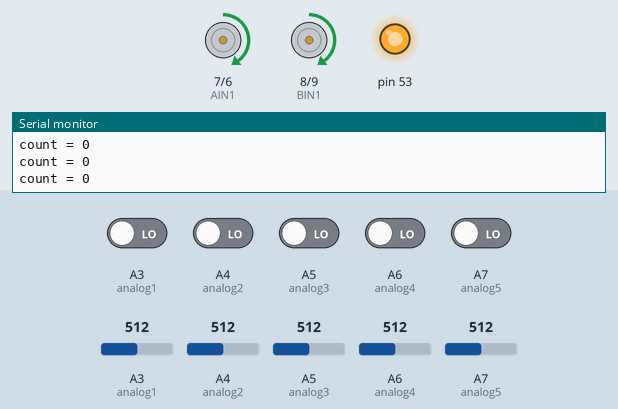
Simulated run of this sketch. Board: Arduino Mega 2560, built with avr-gcc and run on an emulated ATmega2560. Shown: motor-driver pin pairs drawn as motors (green arrow = first pin HIGH = forward, orange = second pin HIGH = backward, longer = more drive, scaled by the enable pin), output pins drawn as LEDs (lit = HIGH), the last lines printed to the serial monitor. Inputs (shaded band) come from the test bench; at power-on: A3 (analog1), A4 (analog2), A5 (analog3), A6 (analog4), A7 (analog5) LOW, A3 (analog1) = 512, A4 (analog2) = 512, A5 (analog3) = 512, A6 (analog4) = 512, A7 (analog5) = 512.

Above: at 10.2 s.
10.3 s: A3 (analog1) set to 30
At 11.5 s:
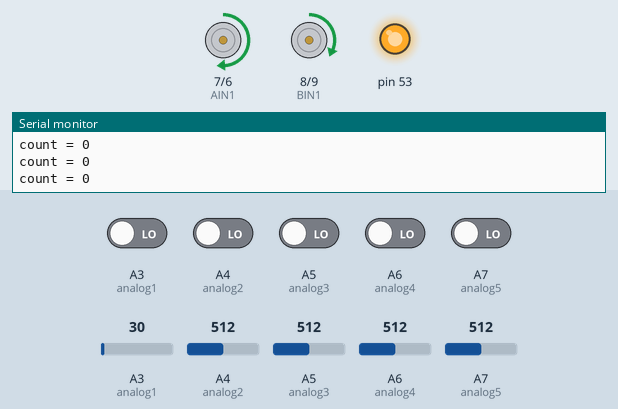
11.8 s: A4 (analog2) set to 490
At 13.2 s:
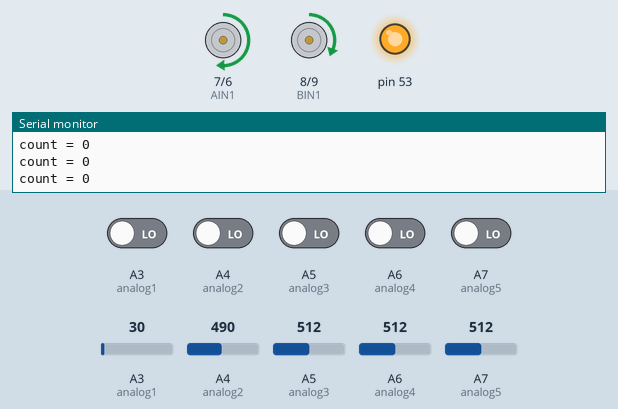
16.3 s: A5 (analog3) set to 490
At 17.5 s:
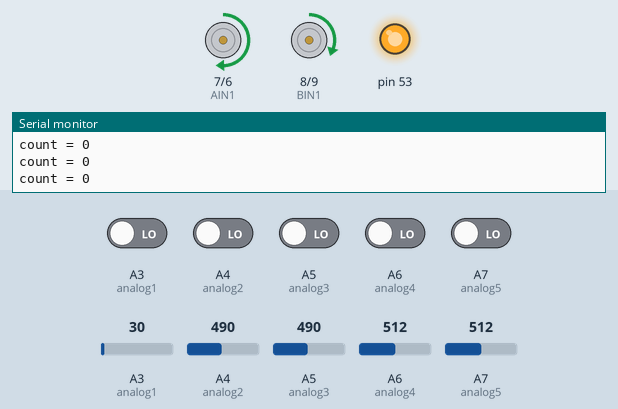
17.8 s: A6 (analog4) set to 716
At 18.5 s:
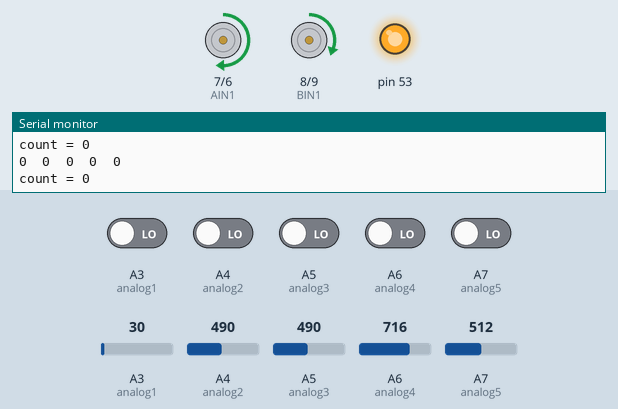
Timing chart, 0 to 20.3 s (numbered marks = the images above; inputs shaded):
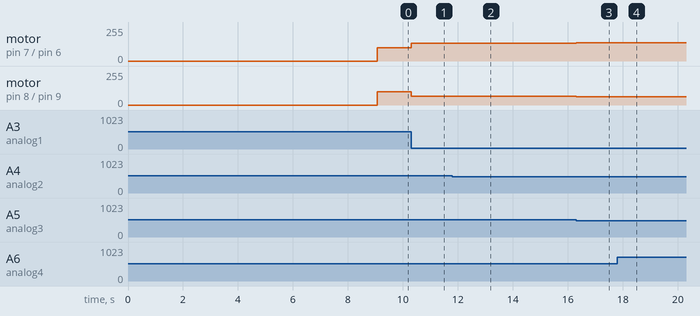

Measured:
- after the input at 10.3 s, motor on pin 7 (AIN1) / pin 6 (AIN2): forward 100/255 → forward 134/255 at once; motor on pin 8 (BIN1) / pin 9 (BIN2): forward 100/255 → forward 65/255 at once
- after the input at 11.8 s, motor on pin 7 (AIN1) / pin 6 (AIN2): forward 134/255 → forward 135/255 at once; motor on pin 8 (BIN1) / pin 9 (BIN2): forward 65/255 → forward 64/255 at once
- after the input at 16.3 s, motor on pin 7 (AIN1) / pin 6 (AIN2): forward 135/255 → forward 136/255 at once; motor on pin 8 (BIN1) / pin 9 (BIN2): forward 64/255 → forward 63/255 at once
- after the input at 17.8 s, motor on pin 7 (AIN1) / pin 6 (AIN2): forward 136/255 → forward 137/255 at once; motor on pin 8 (BIN1) / pin 9 (BIN2): forward 63/255 → forward 62/255 at once

The sketch:

mar30_integrated_PIDtracking_turningAtNode.ino
```cpp
#include <SPI.h>
#include <MFRC522.h>
#define CUSTOM_NAME "HM10-10"

#define analog1  A3
#define analog2  A4
#define analog3  A5
#define analog4  A6
#define analog5  A7

const int PWMA = 10;   // Speed Motor A
const int AIN1 = 7;    // Direction A1
const int AIN2 = 6;    // Direction A2
const int BIN1 = 8;    // Direction B1
const int BIN2 = 9;   // Direction B2
const int PWMB = 11;    // Speed Motor B (Check if wired to Pin 5 or 4)

// PID Constants - You will tune these!
double Kp = 50.0;
double Kd = 0.0;
double Ki = 0.0;
int Tp = 100; // Base speed

// Memory for PID
double lastError = 0;
double sumError = 0;

// Weights for the sensors (w2 and w3 from your slide)
double w2 = 1.0;
double w3 = 3.0;

// RFID MFRC522 (Mega Hardware SPI)
const int RST_PIN = 3;
const int SS_PIN  = 2;
MFRC522 mfrc522(SS_PIN, RST_PIN);


long baudRates[] = {9600, 19200, 38400, 57600, 115200, 4800, 2400, 1200, 230400};
bool moduleReady = false;

int tMillis;
unsigned long pMillis = 0, t1Millis = 0, t2Millis = 0;

int t[] = {4, 3, 4, 3, 4, 3, 5};
int tp = 0;
int time = 0;
int motorSpeed = 150; // Default speed (0-255)
int thres[6] = { 0, 500, 555, 686, 400, 583 };
int Cal = -350;
int isTurning = 0;

void setup() {

  for(int i=1; i<6; i++) thres[i] += Cal;

  Serial.begin(115200);
  Serial3.begin(9600);  // HM-10 Bluetooth (Pins 14, 15)

  pinMode(PWMA, OUTPUT); pinMode(AIN1, OUTPUT); pinMode(AIN2, OUTPUT);               //Motor
  pinMode(PWMB, OUTPUT); pinMode(BIN1, OUTPUT); pinMode(BIN2, OUTPUT);
  pinMode(analog1, INPUT);pinMode(analog2, INPUT);pinMode(analog3, INPUT);pinMode(analog4, INPUT);pinMode(analog5, INPUT);

  SPI.begin();
  mfrc522.PCD_Init();

  while (!Serial);
  Serial.println("Initializing HM-10...");

  // 1. Automatic Baud Rate Detection
  for (int i = 0; i < 9; i++) {
    Serial.print("Testing baud rate: ");
    Serial.println(baudRates[i]);
    Serial3.begin(baudRates[i]);
    Serial3.setTimeout(100);
    delay(100);

    // 2. Force Disconnection, Sending "AT" while connected forces the module to disconnect [2].
    Serial3.print("AT");

    if (waitForResponse("OK", 800)) {
      Serial.println("HM-10 detected and ready.");
      moduleReady = true;
      break;
    } else {
      Serial3.end();
      delay(100);
    }
  }

  if (!moduleReady) {
    Serial.println("Failed to detect HM-10. Check 3.3V VCC and wiring.");
    return;
  }

  // 3. Restore Factory Defaults
  Serial.println("Restoring factory defaults...");
  sendATCommand("AT+RENEW"); // Restores all setup values
  delay(300);

  // 4. Set Custom Name via Macro
  Serial.print("Setting name to: ");
  Serial.println(CUSTOM_NAME);
  String nameCmd = "AT+NAME" + String(CUSTOM_NAME);
  sendATCommand(nameCmd.c_str()); // Max length is 12

  sendATCommand("AT+NOTI1");
  sendATCommand("AT+ADDR?");
  sendATCommand("AT+RESET");
  Serial.println("Initialization Complete.");
}


void loop() {

  if (Serial3.available()) {
    Serial.println(Serial3.readString());
  }

  // 2. PC to Module: Read user input and truncate line endings
  if (Serial.available()) {
    static String inputBuffer = "";

    while (Serial.available()) {
      char c = Serial.read();

      if (c == '\r' || c == '\n') {    // Check if the character is a line ending
        if (inputBuffer.length() > 0) {
          Serial3.print(inputBuffer);
          // Debug: Show what was actually sent
          Serial.print("\n[Sent to HM-10: ");
          Serial.print(inputBuffer);
          Serial.println("]");

          inputBuffer = ""; // Clear buffer for next command
        }
      } else {
        inputBuffer += c; // Add character to buffer
      }
    }
  }

  int val[10];
  int d_val[10];
  // val[1] = analogRead( analog1 ), val[2] = analogRead( analog2 ), val[3] = analogRead( analog3 ), val[4] = analogRead( analog4 ), val[5] = analogRead( analog5 );
  val[1] = digitalRead(analog1);
  val[2] = digitalRead(analog2);
  val[3] = digitalRead(analog3);
  val[4] = digitalRead(analog4);
  val[5] = digitalRead(analog5);
  // for(int i=1; i<=5; i++){
  //   if( time % 1000 != 0) break;
  //   Serial.print(val[i]); Serial.print("  "); if(i==5) Serial.print("\n");
  // }

  // 3. RFID Scanning
  if (mfrc522.PICC_IsNewCardPresent() && mfrc522.PICC_ReadCardSerial()) {
    Serial.print("Card UID:");
    for (byte i = 0; i < mfrc522.uid.size; i++) {
      Serial.print(mfrc522.uid.uidByte[i] < 0x10 ? " 0" : " ");
      Serial.print(mfrc522.uid.uidByte[i], HEX);
    }
    Serial.println();
    mfrc522.PICC_HaltA(); // Stop reading
  }

  // int count = 0;
  // for(int i=1; i<6; i++) {
  //   if( val[i] > thres[i]  ) {
  //     val[i] = 80;    //accelerate at black
  //     count++;
  //   }
  // }
  // Serial.println(count);

  // // On the line: isTurning = 0
  // // Reaches node: isTurning = 1
  // // Sensor senses all white and starts spinning: isTurning = 2
  // // Sensor senses a line, triggering the 90 degree turn: isTurning = 3

  // if (count == 5) {
  //   isTurning = 1;
  //   delay(10);
  // }
  // if (isTurning == 1){
  //   if(count == 0) isTurning = 2;
  //   // else if(count <= 3 && (val[2] == 80 || val[3] == 80 || val[4] == 80)) isTurning = 3;
  // }

  // int l = val[1] + val[2] + 100;
  // int r = val[5] + val[4] + 100;
  // while( l > 255 || r > 255){ l *= 0.9; r *= 0.9; }

  // if(isTurning == 2 && count <= 3 && (val[2] == 80 || val[3] == 80 || val[4] == 80)) isTurning = 0;
  // // else if(isTurning == 3 && count <= 3 && (val[1] == 80 && val[5] != 80)){
  // //   isTurning = 0;
  // //   delay(10);
  // // }
  // else if(isTurning == 2 || isTurning == 3) turnRight(60, 60);
  // else Tracking();

  if(  millis() - pMillis > 500 ){
    for(int i=1; i<=5; i++){
      Serial.print(val[i]); Serial.print("  "); if(i==5) Serial.print("\n");
    }
    pMillis = millis();
  }

  int count = 0;
  for(int i=1; i<6; i++) {
    if( val[i] == HIGH  ) {
      val[i] = 30;    //accelerate at black
      count++;
    }
    else val[i] = 0;
  }
  Serial.print("count = ");Serial.println(count);

  // --- 2. NODE DETECTION ---
  if (count == 5 && isTurning == 0) {
    // Inch forward so the wheels are centered on the square
    MotorWriting(Tp, Tp);
    delay(150);
    isTurning = 1;
    t1Millis = millis();
  }

  // Stage 1: Decision Phase
  // if (isTurning == 1) {
  //   // Wait for the sensors to clear the node or time out
  //   if (count == 0 || (millis() - tMillis > 200)) {
  //     isTurning = 2;
  //   }
  // }

    if (isTurning == 1 && count <= 1 && millis() - t1Millis > 1200  ) {
      isTurning = 2;
      t2Millis = millis();
    }

  // --- 3. NAVIGATION EXECUTION ---
  if (isTurning == 2) {
    // Search for the line
    if (count <= 3 && (val[2] > 0 || val[3] > 0 || val[4] > 0 ) && millis() - t2Millis > 500) {
      isTurning = 0;
      tp++; // Move to the next instruction for the next node
      // stopMotors();
      // delay(100);
    }
    else {
      // Execute instruction from our list
      if (t[tp] == 2) turnLeft(60, 60);       // Turn Left
      else if (t[tp] == 4) turnRight(70, 70); // Turn Right
      else if (t[tp] == 3) turnRight(80, 80); // U-Turn (Spin faster)
    }
  }
  else {
    // Standard PID Line Following
    Tracking();
  }

  time++;

}


void moveForward( int lSpeed, int rSpeed ) {
  digitalWrite(AIN1, HIGH); digitalWrite(AIN2, LOW);
  digitalWrite(BIN1, HIGH); digitalWrite(BIN2, LOW);
  analogWrite(PWMA, lSpeed ); analogWrite(PWMB, rSpeed );
}

void moveBackward( int lSpeed , int rSpeed ) {
  digitalWrite(AIN1, LOW);  digitalWrite(AIN2, HIGH);
  digitalWrite(BIN1, LOW);  digitalWrite(BIN2, HIGH);
  analogWrite(PWMA, lSpeed ); analogWrite(PWMB, rSpeed );
}

void turnLeft( int lSpeed , int rSpeed ) {
  digitalWrite(AIN1, LOW);  digitalWrite(AIN2, HIGH);
  digitalWrite(BIN1, HIGH); digitalWrite(BIN2, LOW);
  analogWrite(PWMA, lSpeed ); analogWrite(PWMB, rSpeed );
}

void turnRight( int lSpeed , int rSpeed ) {
  digitalWrite(AIN1, HIGH); digitalWrite(AIN2, LOW);
  digitalWrite(BIN1, LOW);  digitalWrite(BIN2, HIGH);
  analogWrite(PWMA, lSpeed ); analogWrite(PWMB, rSpeed );
}

void stopMotors() {
  digitalWrite(AIN1, LOW); digitalWrite(AIN2, LOW);
  digitalWrite(BIN1, LOW); digitalWrite(BIN2, LOW);
  analogWrite(PWMA, 0);    analogWrite(PWMB, 0);
}


void sendATCommand(const char* command) {
  Serial3.print(command);
  waitForResponse("", 1000);
}


bool waitForResponse(const char* expected, unsigned long timeout) {
  unsigned long start = millis();
  Serial3.setTimeout(timeout);
  String response = Serial3.readString();
  if (response.length() > 0) {
    Serial.print("HM10 Response: ");
    Serial.println(response);
  }
  return (response.indexOf(expected) != -1);
}

void MotorWriting(double vL, double vR) {
  if (vR >= 0) {
    digitalWrite(BIN1, HIGH); // Standard Forward direction
    digitalWrite(BIN2, LOW);
  } else {
    digitalWrite(BIN1, LOW);  // Reverse direction
    digitalWrite(BIN2, HIGH);
    vR = -vR;                 // Convert negative to positive for analogWrite
  }

  if (vL >= 0) {
    digitalWrite(AIN1, HIGH); // Standard Forward direction
    digitalWrite(AIN2, LOW);
  } else {
    digitalWrite(AIN1, LOW);  // Reverse direction
    digitalWrite(AIN2, HIGH);
    vL = -vL;                 // Convert negative to positive for analogWrite
  }

  analogWrite(PWMB, constrain(vR, 0, 255));
  analogWrite(PWMA, constrain(vL, 0, 255));
}

void Tracking() {
  int l3 = analogRead(analog1);
  int l2 = analogRead(analog2);
  int m  = analogRead(analog3);
  int r2 = analogRead(analog4);
  int r3 = analogRead(analog5);

  double numerator = (l3 * -w3) + (l2 * -w2) + (m * 0) + (r2 * w2) + (r3 * w3);
  double denominator = l3 + l2 + m + r2 + r3;
  // Avoid division by zero if robot is lifted or off-track
  if (denominator == 0) denominator = 0.0001;

  double error = numerator / denominator;

  double dError = error - lastError; // Derivative: Change in error
  sumError += error;                 // Integral: Accumulated error

  // Constrain sumError to prevent "Integral Windup"
  sumError = constrain(sumError, -1000, 1000);

  double powerCorrection = (Kp * error) + (Kd * dError) + (Ki * sumError);

  int vR = Tp - powerCorrection;
  int vL = Tp + powerCorrection;

  vR = constrain(vR, -255, 255);
  vL = constrain(vL, -255, 255);

  MotorWriting(vL, vR);

  lastError = error;
}
```
